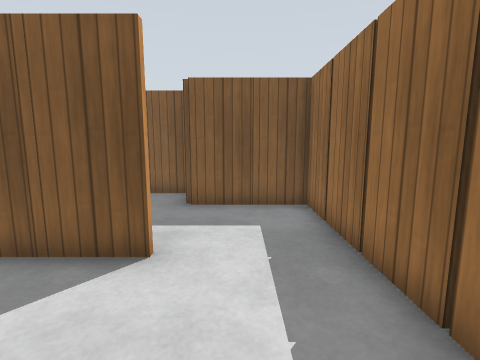
[1] (above)

24 first-person views from a walk through a robot-simulator world made for Gazebo. The camera is 1 m above the floor, tilts 8° down and sees 85° across. The floor is counted in squares, 0.5 m on a side. Each view is taken from the middle of a square. On the plan, view 1 faces up. The plan holds only what a view shows up to about 16 squares ahead; the rest is blank. Simple patterns stand in for the simulator's built-in surfaces.

[2]
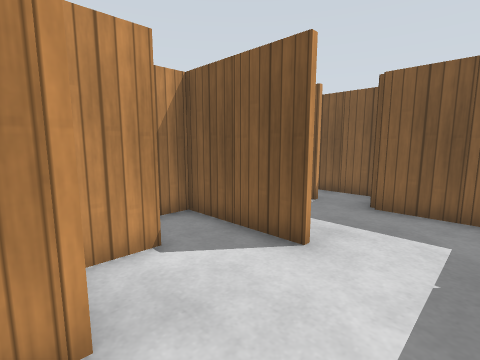

[3]
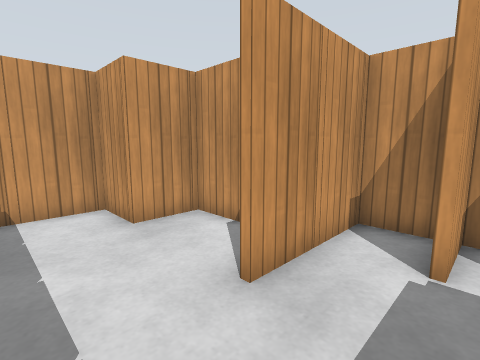

[4]
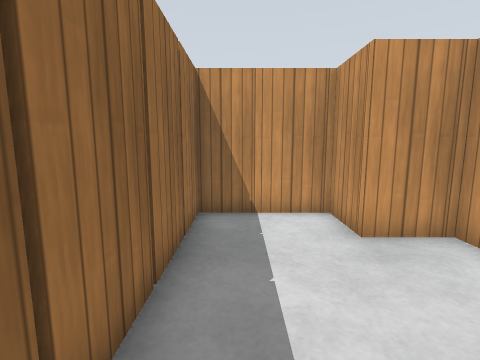

[5]
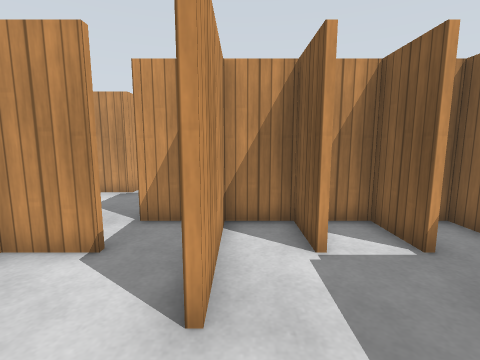

[6]
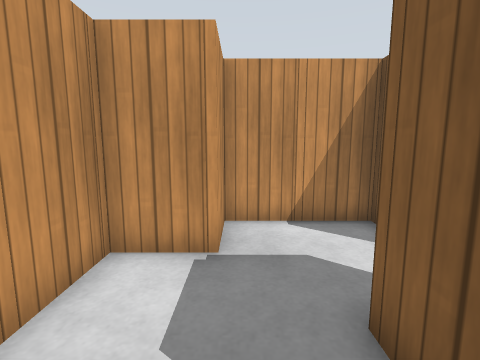

[7]
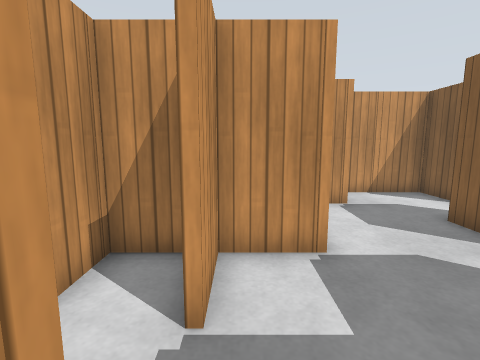

[8]
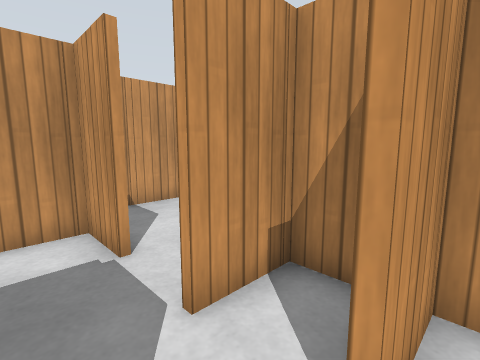

[9]
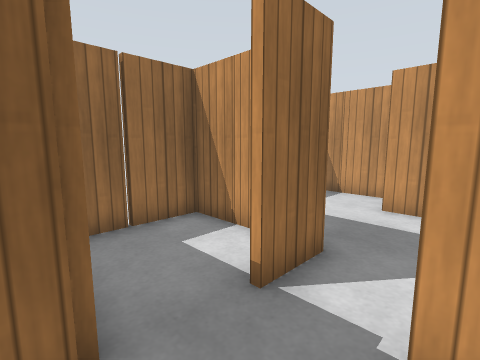

[10]
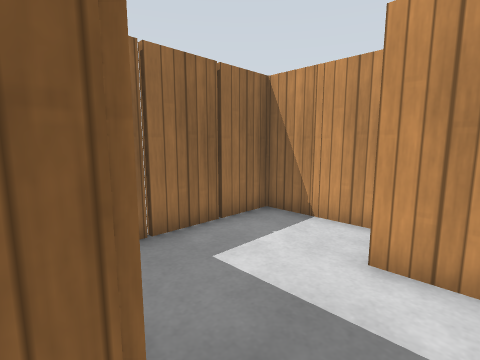

[11]
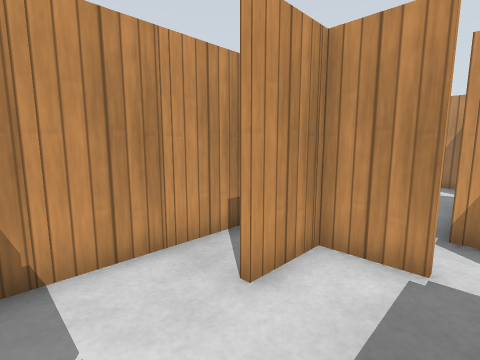

[12]
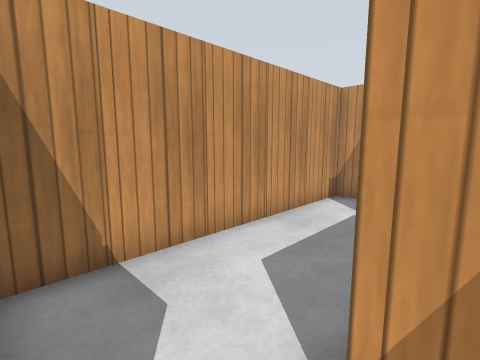

[13]
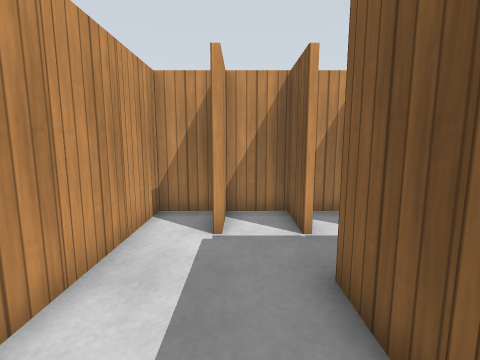

[14]
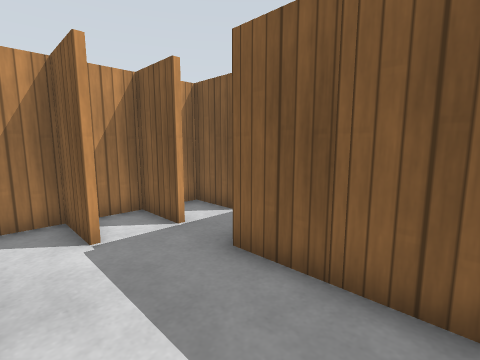

[15]
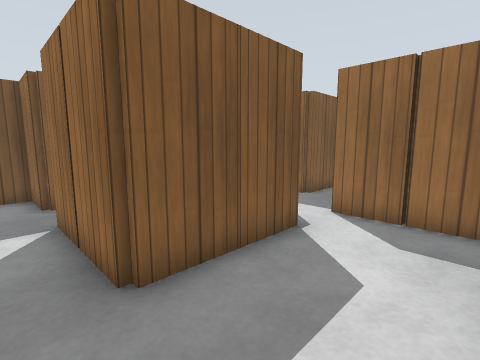

[16]
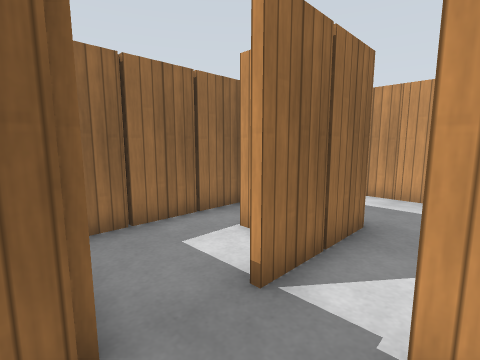

[17]
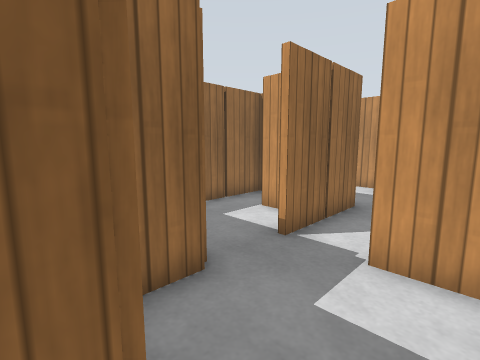

[18]
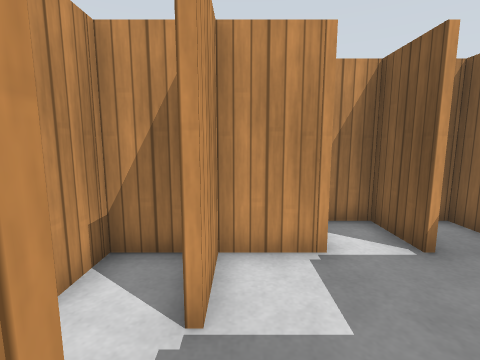

[19]
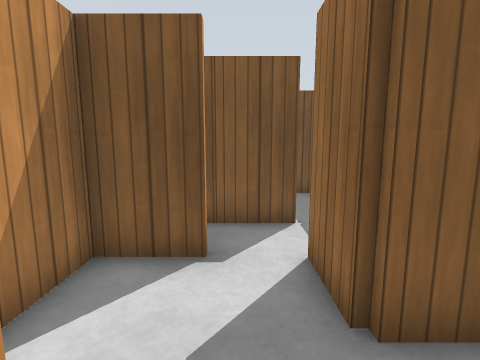

[20]
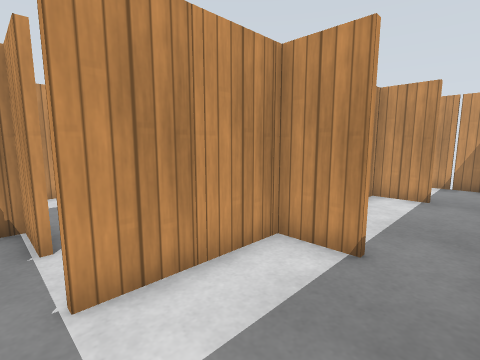

[21]
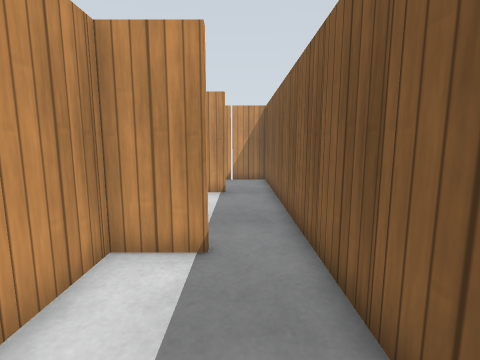

[22]
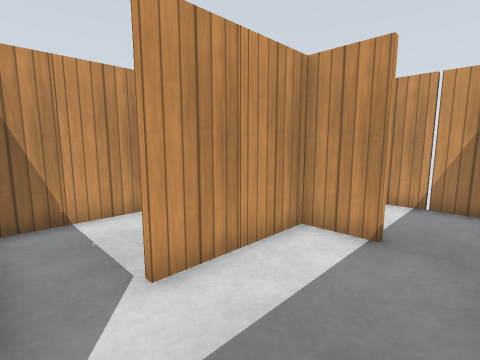

[23]
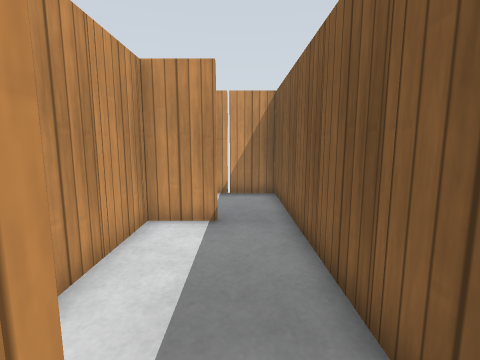

[24]
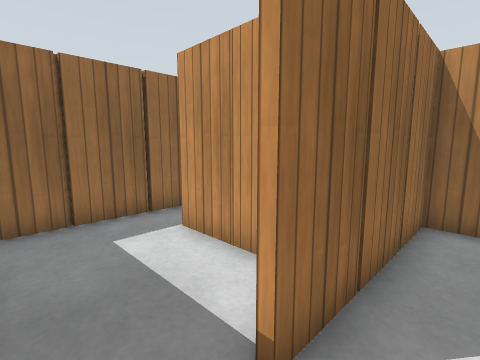

### Floor plan
Ten units are one square. View 1 is at (0, 0); x grows to the right and y downward. Boxes are objects, and circles mark ways between rooms. Rooms are numbered by the first view taken in them; rooms with no view inside come last. Other rooms are left out.
<svg viewBox="-185 -120 215 250">
<path fill="none" stroke="#000" d="M-15 -44 -35 -44M-36 -25 -36 -6 -16 -6 -16 14 22 14 22 -84 -5 -84M-35 -64 -55 -64M-55 -46 -15 -46M-35 -84 -55 -84M-55 -66 -35 -66M-56 -75 -56 -36M-56 14 -56 24M-62 -24 -75 -24M-78 -25 -78 -45M-45 34 -35 34M-95 -44 -115 -44M-116 -35 -116 -6 -96 -6 -96 14 -84 14M5 54 22 54 22 25M-36 75 -36 94 -15 94M-18 55 -18 35M-55 54 -35 54M-56 39 -56 61M-5 56 -15 56M-35 114 22 114 22 71M-56 61 -56 76M-115 96 -135 96M-115 76 -135 76M-56 76 -95 76M-134 94 -115 94M-136 84 -136 114 -40 114M-38 109 -38 75M-118 -5 -118 -11M-136 14 -136 39M-135 -4 -155 -4M-98 15 -98 -4M-135 34 -115 34M-98 45 -98 35M-146 -24 -155 -24M-84 54 -75 54M-58 75 -58 25M-75 -64 -95 -64M-82 -104 -114 -104M-116 -85 -116 -66 -75 -66M-76 -45 -76 -25M-58 -54 -58 -99M-176 -85 -176 -66 -135 -66M-154 -26 -118 -26 -118 -85M-114 -104 -174 -104M-116 56 -135 56M-98 75 -98 45M-135 54 -121 54M-136 39 -136 69M-21 -104 -45 -104M-56 -36 -56 -24M-44 -44 -55 -44M-55 34 -45 34M-56 24 -56 39M-18 15 -18 9"/>
<rect x="-55" y="-55" width="10" height="10" fill="#bbb"><title>wooden post</title></rect>
<rect x="-55" y="-75" width="10" height="10" fill="#bbb"><title>wooden post</title></rect>
<rect x="-45" y="-45" width="10" height="10" fill="#bbb"><title>wooden post</title></rect>
<rect x="-15" y="-95" width="10" height="10" fill="#bbb"><title>wooden post</title></rect>
<rect x="-5" y="15" width="10" height="10" fill="#bbb"><title>wooden post</title></rect>
<rect x="5" y="-95" width="10" height="10" fill="#bbb"><title>wooden post</title></rect>
<rect x="15" y="-5" width="10" height="10" fill="#bbb"><title>wooden post</title></rect>
<rect x="15" y="-25" width="10" height="10" fill="#bbb"><title>wooden post</title></rect>
<rect x="15" y="-45" width="10" height="10" fill="#bbb"><title>wooden post</title></rect>
<rect x="15" y="-65" width="10" height="10" fill="#bbb"><title>wooden post</title></rect>
<rect x="-85" y="15" width="10" height="10" fill="#bbb"><title>wooden post</title></rect>
<rect x="-85" y="-35" width="20" height="20" fill="#bbb"><title>wooden post</title></rect>
<rect x="-45" y="-5" width="10" height="10" fill="#bbb"><title>wooden post</title></rect>
<rect x="-25" y="15" width="10" height="10" fill="#bbb"><title>wooden post</title></rect>
<rect x="15" y="35" width="10" height="10" fill="#bbb"><title>wooden post</title></rect>
<rect x="-55" y="45" width="10" height="10" fill="#bbb"><title>wooden post</title></rect>
<rect x="-35" y="85" width="10" height="10" fill="#bbb"><title>wooden post</title></rect>
<rect x="-25" y="55" width="10" height="10" fill="#bbb"><title>wooden post</title></rect>
<rect x="-25" y="115" width="10" height="10" fill="#bbb"><title>wooden post</title></rect>
<rect x="-5" y="115" width="10" height="10" fill="#bbb"><title>wooden post</title></rect>
<rect x="-5" y="55" width="10" height="10" fill="#bbb"><title>wooden post</title></rect>
<rect x="15" y="95" width="10" height="10" fill="#bbb"><title>wooden post</title></rect>
<rect x="15" y="75" width="10" height="10" fill="#bbb"><title>wooden post</title></rect>
<rect x="-135" y="105" width="10" height="10" fill="#bbb"><title>wooden post</title></rect>
<rect x="-135" y="85" width="10" height="10" fill="#bbb"><title>wooden post</title></rect>
<rect x="-125" y="115" width="10" height="10" fill="#bbb"><title>wooden post</title></rect>
<rect x="-105" y="115" width="10" height="10" fill="#bbb"><title>wooden post</title></rect>
<rect x="-105" y="75" width="10" height="10" fill="#bbb"><title>wooden post</title></rect>
<rect x="-85" y="115" width="10" height="10" fill="#bbb"><title>wooden post</title></rect>
<rect x="-85" y="65" width="20" height="20" fill="#bbb"><title>wooden post</title></rect>
<rect x="-65" y="115" width="10" height="10" fill="#bbb"><title>wooden post</title></rect>
<rect x="-45" y="95" width="10" height="10" fill="#bbb"><title>wooden post</title></rect>
<rect x="-155" y="-15" width="10" height="10" fill="#bbb"><title>wooden post</title></rect>
<rect x="-135" y="25" width="10" height="10" fill="#bbb"><title>wooden post</title></rect>
<rect x="-125" y="-5" width="10" height="10" fill="#bbb"><title>wooden post</title></rect>
<rect x="-105" y="15" width="10" height="10" fill="#bbb"><title>wooden post</title></rect>
<rect x="-65" y="55" width="10" height="10" fill="#bbb"><title>wooden post</title></rect>
<rect x="-65" y="35" width="10" height="10" fill="#bbb"><title>wooden post</title></rect>
<rect x="-115" y="-55" width="10" height="10" fill="#bbb"><title>wooden post</title></rect>
<rect x="-115" y="-75" width="10" height="10" fill="#bbb"><title>wooden post</title></rect>
<rect x="-115" y="-115" width="10" height="10" fill="#bbb"><title>wooden post</title></rect>
<rect x="-105" y="-65" width="10" height="10" fill="#bbb"><title>wooden post</title></rect>
<rect x="-95" y="-115" width="10" height="10" fill="#bbb"><title>wooden post</title></rect>
<rect x="-65" y="-45" width="10" height="10" fill="#bbb"><title>wooden post</title></rect>
<rect x="-65" y="-65" width="10" height="10" fill="#bbb"><title>wooden post</title></rect>
<rect x="-65" y="-85" width="10" height="10" fill="#bbb"><title>wooden post</title></rect>
<rect x="-175" y="-75" width="10" height="10" fill="#bbb"><title>wooden post</title></rect>
<rect x="-175" y="-115" width="10" height="10" fill="#bbb"><title>wooden post</title></rect>
<rect x="-165" y="-65" width="10" height="10" fill="#bbb"><title>wooden post</title></rect>
<rect x="-155" y="-35" width="10" height="10" fill="#bbb"><title>wooden post</title></rect>
<rect x="-155" y="-115" width="10" height="10" fill="#bbb"><title>wooden post</title></rect>
<rect x="-145" y="-25" width="10" height="10" fill="#bbb"><title>wooden post</title></rect>
<rect x="-135" y="-115" width="10" height="10" fill="#bbb"><title>wooden post</title></rect>
<rect x="-125" y="-45" width="10" height="10" fill="#bbb"><title>wooden post</title></rect>
<rect x="-125" y="-65" width="10" height="10" fill="#bbb"><title>wooden post</title></rect>
<rect x="-135" y="65" width="10" height="10" fill="#bbb"><title>wooden post</title></rect>
<rect x="-135" y="45" width="10" height="10" fill="#bbb"><title>wooden post</title></rect>
<rect x="-105" y="55" width="10" height="10" fill="#bbb"><title>wooden post</title></rect>
<rect x="-55" y="-95" width="10" height="10" fill="#bbb"><title>wooden post</title></rect>
<rect x="-55" y="-115" width="10" height="10" fill="#bbb"><title>wooden post</title></rect>
<rect x="-35" y="-115" width="10" height="10" fill="#bbb"><title>wooden post</title></rect>
<rect x="-55" y="25" width="10" height="10" fill="#bbb"><title>wooden post</title></rect>
<circle cx="-30" cy="-90" r="3" fill="#2a7"/>
<circle cx="-40" cy="-30" r="3" fill="#2a7"/>
<circle cx="-40" cy="20" r="3" fill="#2a7"/>
<circle cx="-90" cy="-40" r="3" fill="#2a7"/>
<circle cx="-50" cy="-20" r="3" fill="#2a7"/>
<circle cx="-30" cy="40" r="3" fill="#2a7"/>
<circle cx="-20" cy="80" r="3" fill="#2a7"/>
<circle cx="-40" cy="70" r="3" fill="#2a7"/>
<circle cx="-50" cy="80" r="3" fill="#2a7"/>
<circle cx="-110" cy="70" r="3" fill="#2a7"/>
<circle cx="-100" cy="30" r="3" fill="#2a7"/>
<circle cx="-110" cy="40" r="3" fill="#2a7"/>
<circle cx="-120" cy="-100" r="3" fill="#2a7"/>
<text x="-10" y="-40">1</text>
<text x="-70" y="0">2</text>
<text x="0" y="40">3</text>
<text x="-30" y="70">4</text>
<text x="0" y="90">5</text>
<text x="-50" y="70">6</text>
<text x="-90" y="100">7</text>
<text x="-120" y="10">8</text>
<text x="-80" y="50">9</text>
<text x="-90" y="-80">10</text>
<text x="-150" y="-70">11</text>
<text x="-110" y="60">12</text>
<text x="-40" y="-100">13</text>
<text x="-50" y="-30">14</text>
<text x="-50" y="30">15</text>
<text x="-30" y="10">16</text>
</svg>
Room 1 opens to room 13. Room 1 opens to room 14. Room 2 opens to room 3. Room 2 opens to room 10. Room 2 opens to room 14. Room 3 opens to room 4. Room 4 opens to room 5. Room 4 opens to room 6. Room 6 opens to room 7. Room 7 opens to room 12. Room 8 opens to room 9. Room 8 opens to room 12. Room 10 opens to room 11.

Where each view was taken, in squares from view 1:
view 1: 0 up, 0 right, facing up
view 2: 0 up, 1 right, facing up-left
view 3: 7 up, 1 right, facing down-left
view 4: 6 up, 1 right, facing down
view 5: 5 up, 1 right, facing left
view 6: 1 up, 5 left, facing left
view 7: 3 down, 1 left, facing left
view 8: 3 down, 2 left, facing down-left
view 9: 1 down, 4 left, facing down-right
view 10: 5 down, 3 left, facing down-right
view 11: 7 down, 1 right, facing down-left
view 12: 7 down, 4 left, facing down-left
view 13: 9 down, 6 left, facing left
view 14: 11 down, 6 left, facing up-left
view 15: 11 down, 11 left, facing up-right
view 16: 1 down, 12 left, facing down-right
view 17: 1 up, 13 left, facing down-right
view 18: 3 down, 9 left, facing left
view 19: 0 up, 9 left, facing up
view 20: 10 up, 7 left, facing down-left
view 21: 9 up, 7 left, facing left
view 22: 10 up, 12 left, facing down-left
view 23: 9 up, 11 left, facing left
view 24: 10 up, 13 left, facing down-right
